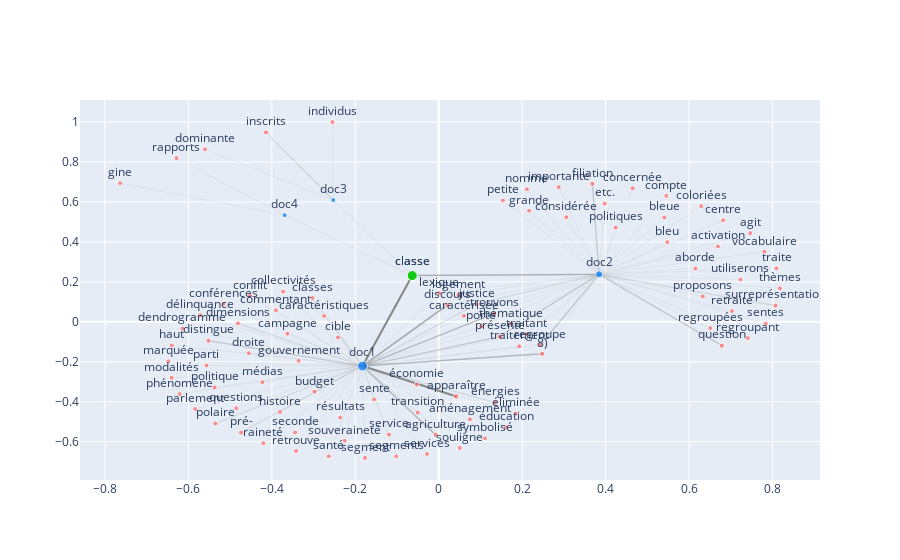

Notebook code cell kept with this figure:
### Code cell
plot_word_of_interest('classe')

### Figure 1 — Plotly figure (JSON) as saved in the notebook; plotly's stock layout.template omitted (floating-point values rounded to 4 significant figures)
{"data": [{"hoverinfo": "none", "line": {"color": "#888", "width": 1.429}, "mode": "lines", "opacity": 0.5286, "type": "scatter", "x": [0.2482, -0.1825], "y": [-0.1601, -0.2214]}, {"hoverinfo": "none", "line": {"color": "#888", "width": 1}, "mode": "lines", "opacity": 0.1, "type": "scatter", "x": [0.2482, 0.3845], "y": [-0.1601, 0.2378]}, {"hoverinfo": "none", "line": {"color": "#888", "width": 1}, "mode": "lines", "opacity": 0.1, "type": "scatter", "x": [0.6153, 0.3845], "y": [0.2671, 0.2378]}, {"hoverinfo": "none", "line": {"color": "#888", "width": 1}, "mode": "lines", "opacity": 0.1, "type": "scatter", "x": [0.6693, 0.3845], "y": [0.3779, 0.2378]}, {"hoverinfo": "none", "line": {"color": "#888", "width": 1}, "mode": "lines", "opacity": 0.1, "type": "scatter", "x": [0.7464, 0.3845], "y": [0.4441, 0.2378]}, {"hoverinfo": "none", "line": {"color": "#888", "width": 1.429}, "mode": "lines", "opacity": 0.5286, "type": "scatter", "x": [-0.007163, -0.1825], "y": [-0.5659, -0.2214]}, {"hoverinfo": "none", "line": {"color": "#888", "width": 1}, "mode": "lines", "opacity": 0.1, "type": "scatter", "x": [0.07469, -0.1825], "y": [-0.4882, -0.2214]}, {"hoverinfo": "none", "line": {"color": "#888", "width": 2}, "mode": "lines", "opacity": 1, "type": "scatter", "x": [0.04213, -0.1825], "y": [-0.3734, -0.2214]}, {"hoverinfo": "none", "line": {"color": "#888", "width": 1}, "mode": "lines", "opacity": 0.1, "type": "scatter", "x": [0.5479, 0.3845], "y": [0.3992, 0.2378]}, {"hoverinfo": "none", "line": {"color": "#888", "width": 1}, "mode": "lines", "opacity": 0.1, "type": "scatter", "x": [0.5409, 0.3845], "y": [0.5222, 0.2378]}, {"hoverinfo": "none", "line": {"color": "#888", "width": 1}, "mode": "lines", "opacity": 0.1, "type": "scatter", "x": [-0.2977, -0.1825], "y": [-0.3494, -0.2214]}, {"hoverinfo": "none", "line": {"color": "#888", "width": 1}, "mode": "lines", "opacity": 0.1, "type": "scatter", "x": [-0.3628, -0.1825], "y": [-0.05911, -0.2214]}, {"hoverinfo": "none", "line": {"color": "#888", "width": 1}, "mode": "lines", "opacity": 0.1, "type": "scatter", "x": [-0.2748, -0.1825], "y": [0.02907, -0.2214]}, {"hoverinfo": "none", "line": {"color": "#888", "width": 1}, "mode": "lines", "opacity": 0.1, "type": "scatter", "x": [0.06067, -0.1825], "y": [0.03011, -0.2214]}, {"hoverinfo": "none", "line": {"color": "#888", "width": 1}, "mode": "lines", "opacity": 0.1, "type": "scatter", "x": [0.06067, 0.3845], "y": [0.03011, 0.2378]}, {"hoverinfo": "none", "line": {"color": "#888", "width": 1}, "mode": "lines", "opacity": 0.1, "type": "scatter", "x": [0.6818, 0.3845], "y": [0.5087, 0.2378]}, {"hoverinfo": "none", "line": {"color": "#888", "width": 1}, "mode": "lines", "opacity": 0.1, "type": "scatter", "x": [-0.2414, -0.1825], "y": [-0.07805, -0.2214]}, {"hoverinfo": "none", "line": {"color": "#888", "width": 1.364}, "mode": "lines", "opacity": 0.4636, "type": "scatter", "x": [-0.06334, -0.1825], "y": [0.2317, -0.2214]}, {"hoverinfo": "none", "line": {"color": "#888", "width": 1.084}, "mode": "lines", "opacity": 0.1839, "type": "scatter", "x": [-0.06334, 0.3845], "y": [0.2317, 0.2378]}, {"hoverinfo": "none", "line": {"color": "#888", "width": 1.143}, "mode": "lines", "opacity": 0.2429, "type": "scatter", "x": [-0.3026, -0.1825], "y": [0.1192, -0.2214]}, {"hoverinfo": "none", "line": {"color": "#888", "width": 1}, "mode": "lines", "opacity": 0.1, "type": "scatter", "x": [-0.3729, -0.1825], "y": [0.1517, -0.2214]}, {"hoverinfo": "none", "line": {"color": "#888", "width": 1}, "mode": "lines", "opacity": 0.1, "type": "scatter", "x": [0.6294, 0.3845], "y": [0.579, 0.2378]}, {"hoverinfo": "none", "line": {"color": "#888", "width": 1}, "mode": "lines", "opacity": 0.1, "type": "scatter", "x": [-0.3903, -0.1825], "y": [0.0579, -0.2214]}, {"hoverinfo": "none", "line": {"color": "#888", "width": 1}, "mode": "lines", "opacity": 0.1, "type": "scatter", "x": [0.5457, 0.3845], "y": [0.6313, 0.2378]}, {"hoverinfo": "none", "line": {"color": "#888", "width": 1}, "mode": "lines", "opacity": 0.1, "type": "scatter", "x": [0.465, 0.3845], "y": [0.6691, 0.2378]}, {"hoverinfo": "none", "line": {"color": "#888", "width": 1}, "mode": "lines", "opacity": 0.1, "type": "scatter", "x": [-0.4521, -0.1825], "y": [0.1302, -0.2214]}, {"hoverinfo": "none", "line": {"color": "#888", "width": 1}, "mode": "lines", "opacity": 0.1, "type": "scatter", "x": [-0.5161, -0.1825], "y": [0.08913, -0.2214]}, {"hoverinfo": "none", "line": {"color": "#888", "width": 1}, "mode": "lines", "opacity": 0.1, "type": "scatter", "x": [0.3058, 0.3845], "y": [0.5237, 0.2378]}, {"hoverinfo": "none", "line": {"color": "#888", "width": 1}, "mode": "lines", "opacity": 0.1, "type": "scatter", "x": [-0.6142, -0.1825], "y": [-0.03314, -0.2214]}, {"hoverinfo": "none", "line": {"color": "#888", "width": 1.143}, "mode": "lines", "opacity": 0.2429, "type": "scatter", "x": [-0.4812, -0.1825], "y": [-0.007624, -0.2214]}, {"hoverinfo": "none", "line": {"color": "#888", "width": 1.571}, "mode": "lines", "opacity": 0.6714, "type": "scatter", "x": [0.02154, -0.1825], "y": [0.08466, -0.2214]}, {"hoverinfo": "none", "line": {"color": "#888", "width": 1}, "mode": "lines", "opacity": 0.1, "type": "scatter", "x": [0.02154, 0.3845], "y": [0.08466, 0.2378]}, {"hoverinfo": "none", "line": {"color": "#888", "width": 1.286}, "mode": "lines", "opacity": 0.3857, "type": "scatter", "x": [-0.552, -0.1825], "y": [-0.09431, -0.2214]}, {"hoverinfo": "none", "line": {"color": "#888", "width": 1}, "mode": "lines", "opacity": 0.1, "type": "scatter", "x": [-0.5603, -0.2527], "y": [0.8637, 0.61]}, {"hoverinfo": "none", "line": {"color": "#888", "width": 1}, "mode": "lines", "opacity": 0.1, "type": "scatter", "x": [-0.4549, -0.1825], "y": [-0.1569, -0.2214]}, {"hoverinfo": "none", "line": {"color": "#888", "width": 1}, "mode": "lines", "opacity": 0.1, "type": "scatter", "x": [-0.571, -0.1825], "y": [0.03365, -0.2214]}, {"hoverinfo": "none", "line": {"color": "#888", "width": 1}, "mode": "lines", "opacity": 0.1, "type": "scatter", "x": [0.3979, 0.3845], "y": [0.5923, 0.2378]}, {"hoverinfo": "none", "line": {"color": "#888", "width": 1.286}, "mode": "lines", "opacity": 0.3857, "type": "scatter", "x": [0.3683, 0.3845], "y": [0.6912, 0.2378]}, {"hoverinfo": "none", "line": {"color": "#888", "width": 1}, "mode": "lines", "opacity": 0.1, "type": "scatter", "x": [-0.7636, -0.3693], "y": [0.6945, 0.5339]}, {"hoverinfo": "none", "line": {"color": "#888", "width": 1}, "mode": "lines", "opacity": 0.1, "type": "scatter", "x": [-0.3358, -0.1825], "y": [-0.1954, -0.2214]}, {"hoverinfo": "none", "line": {"color": "#888", "width": 1}, "mode": "lines", "opacity": 0.1, "type": "scatter", "x": [0.2167, 0.3845], "y": [0.5563, 0.2378]}, {"hoverinfo": "none", "line": {"color": "#888", "width": 1}, "mode": "lines", "opacity": 0.1, "type": "scatter", "x": [-0.6398, -0.1825], "y": [-0.1179, -0.2214]}, {"hoverinfo": "none", "line": {"color": "#888", "width": 1}, "mode": "lines", "opacity": 0.1, "type": "scatter", "x": [-0.3804, -0.1825], "y": [-0.4512, -0.2214]}, {"hoverinfo": "none", "line": {"color": "#888", "width": 1}, "mode": "lines", "opacity": 0.1, "type": "scatter", "x": [0.2878, 0.3845], "y": [0.6744, 0.2378]}, {"hoverinfo": "none", "line": {"color": "#888", "width": 1}, "mode": "lines", "opacity": 0.1, "type": "scatter", "x": [-0.2545, -0.2527], "y": [1, 0.61]}, {"hoverinfo": "none", "line": {"color": "#888", "width": 1.143}, "mode": "lines", "opacity": 0.2429, "type": "scatter", "x": [-0.414, -0.2527], "y": [0.9484, 0.61]}, {"hoverinfo": "none", "line": {"color": "#888", "width": 1.143}, "mode": "lines", "opacity": 0.2429, "type": "scatter", "x": [0.09083, -0.1825], "y": [0.08931, -0.2214]}, {"hoverinfo": "none", "line": {"color": "#888", "width": 1.143}, "mode": "lines", "opacity": 0.2429, "type": "scatter", "x": [0.09083, 0.3845], "y": [0.08931, 0.2378]}, {"hoverinfo": "none", "line": {"color": "#888", "width": 1}, "mode": "lines", "opacity": 0.1, "type": "scatter", "x": [0.0011, -0.1825], "y": [0.1439, -0.2214]}, {"hoverinfo": "none", "line": {"color": "#888", "width": 1}, "mode": "lines", "opacity": 0.1, "type": "scatter", "x": [0.0011, 0.3845], "y": [0.1439, 0.2378]}, {"hoverinfo": "none", "line": {"color": "#888", "width": 1}, "mode": "lines", "opacity": 0.1, "type": "scatter", "x": [0.04742, -0.1825], "y": [0.1344, -0.2214]}, {"hoverinfo": "none", "line": {"color": "#888", "width": 1}, "mode": "lines", "opacity": 0.1, "type": "scatter", "x": [0.04742, 0.3845], "y": [0.1344, 0.2378]}, {"hoverinfo": "none", "line": {"color": "#888", "width": 1}, "mode": "lines", "opacity": 0.1, "type": "scatter", "x": [-0.6477, -0.1825], "y": [-0.1974, -0.2214]}, {"hoverinfo": "none", "line": {"color": "#888", "width": 1}, "mode": "lines", "opacity": 0.1, "type": "scatter", "x": [-0.6401, -0.1825], "y": [-0.2801, -0.2214]}, {"hoverinfo": "none", "line": {"color": "#888", "width": 1}, "mode": "lines", "opacity": 0.1, "type": "scatter", "x": [-0.4225, -0.1825], "y": [-0.3023, -0.2214]}, {"hoverinfo": "none", "line": {"color": "#888", "width": 1}, "mode": "lines", "opacity": 0.1, "type": "scatter", "x": [0.2115, 0.3845], "y": [0.6641, 0.2378]}, {"hoverinfo": "none", "line": {"color": "#888", "width": 1}, "mode": "lines", "opacity": 0.1, "type": "scatter", "x": [-0.5836, -0.1825], "y": [-0.4362, -0.2214]}, {"hoverinfo": "none", "line": {"color": "#888", "width": 1}, "mode": "lines", "opacity": 0.1, "type": "scatter", "x": [-0.5566, -0.1825], "y": [-0.2181, -0.2214]}, {"hoverinfo": "none", "line": {"color": "#888", "width": 1}, "mode": "lines", "opacity": 0.1, "type": "scatter", "x": [0.1538, 0.3845], "y": [0.6073, 0.2378]}, {"hoverinfo": "none", "line": {"color": "#888", "width": 1}, "mode": "lines", "opacity": 0.1, "type": "scatter", "x": [-0.6208, -0.1825], "y": [-0.3613, -0.2214]}, {"hoverinfo": "none", "line": {"color": "#888", "width": 1.143}, "mode": "lines", "opacity": 0.2429, "type": "scatter", "x": [-0.5353, -0.1825], "y": [-0.5088, -0.2214]}, {"hoverinfo": "none", "line": {"color": "#888", "width": 1}, "mode": "lines", "opacity": 0.1, "type": "scatter", "x": [-0.5369, -0.1825], "y": [-0.3283, -0.2214]}, {"hoverinfo": "none", "line": {"color": "#888", "width": 1}, "mode": "lines", "opacity": 0.1, "type": "scatter", "x": [0.424, 0.3845], "y": [0.472, 0.2378]}, {"hoverinfo": "none", "line": {"color": "#888", "width": 1}, "mode": "lines", "opacity": 0.1, "type": "scatter", "x": [0.1022, -0.1825], "y": [-0.0228, -0.2214]}, {"hoverinfo": "none", "line": {"color": "#888", "width": 1}, "mode": "lines", "opacity": 0.1, "type": "scatter", "x": [0.1022, 0.3845], "y": [-0.0228, 0.2378]}, {"hoverinfo": "none", "line": {"color": "#888", "width": 1}, "mode": "lines", "opacity": 0.1, "type": "scatter", "x": [0.6329, 0.3845], "y": [0.1275, 0.2378]}, {"hoverinfo": "none", "line": {"color": "#888", "width": 1.143}, "mode": "lines", "opacity": 0.2429, "type": "scatter", "x": [-0.4737, -0.1825], "y": [-0.5546, -0.2214]}, {"hoverinfo": "none", "line": {"color": "#888", "width": 1.286}, "mode": "lines", "opacity": 0.3857, "type": "scatter", "x": [0.1467, -0.1825], "y": [-0.0734, -0.2214]}, {"hoverinfo": "none", "line": {"color": "#888", "width": 1.286}, "mode": "lines", "opacity": 0.3857, "type": "scatter", "x": [0.1467, 0.3845], "y": [-0.0734, 0.2378]}, {"hoverinfo": "none", "line": {"color": "#888", "width": 1.286}, "mode": "lines", "opacity": 0.3857, "type": "scatter", "x": [0.6786, 0.3845], "y": [-0.1192, 0.2378]}, {"hoverinfo": "none", "line": {"color": "#888", "width": 1}, "mode": "lines", "opacity": 0.1, "type": "scatter", "x": [-0.485, -0.1825], "y": [-0.4324, -0.2214]}, {"hoverinfo": "none", "line": {"color": "#888", "width": 1}, "mode": "lines", "opacity": 0.1, "type": "scatter", "x": [-0.4204, -0.1825], "y": [-0.6075, -0.2214]}, {"hoverinfo": "none", "line": {"color": "#888", "width": 1}, "mode": "lines", "opacity": 0.1, "type": "scatter", "x": [-0.6286, -0.3693], "y": [0.8203, 0.5339]}, {"hoverinfo": "none", "line": {"color": "#888", "width": 1}, "mode": "lines", "opacity": 0.1, "type": "scatter", "x": [0.741, 0.3845], "y": [-0.08138, 0.2378]}, {"hoverinfo": "none", "line": {"color": "#888", "width": 1}, "mode": "lines", "opacity": 0.1, "type": "scatter", "x": [0.2434, -0.1825], "y": [-0.1159, -0.2214]}, {"hoverinfo": "none", "line": {"color": "#888", "width": 1.286}, "mode": "lines", "opacity": 0.3857, "type": "scatter", "x": [0.2434, 0.3845], "y": [-0.1159, 0.2378]}, {"hoverinfo": "none", "line": {"color": "#888", "width": 1}, "mode": "lines", "opacity": 0.1, "type": "scatter", "x": [0.6513, 0.3845], "y": [-0.03145, 0.2378]}, {"hoverinfo": "none", "line": {"color": "#888", "width": 1}, "mode": "lines", "opacity": 0.1, "type": "scatter", "x": [0.7029, 0.3845], "y": [0.05399, 0.2378]}, {"hoverinfo": "none", "line": {"color": "#888", "width": 1}, "mode": "lines", "opacity": 0.1, "type": "scatter", "x": [-0.3418, -0.1825], "y": [-0.6466, -0.2214]}, {"hoverinfo": "none", "line": {"color": "#888", "width": 1}, "mode": "lines", "opacity": 0.1, "type": "scatter", "x": [-0.2359, -0.1825], "y": [-0.4794, -0.2214]}, {"hoverinfo": "none", "line": {"color": "#888", "width": 1}, "mode": "lines", "opacity": 0.1, "type": "scatter", "x": [-0.2635, -0.1825], "y": [-0.6731, -0.2214]}, {"hoverinfo": "none", "line": {"color": "#888", "width": 1}, "mode": "lines", "opacity": 0.1, "type": "scatter", "x": [-0.3443, -0.1825], "y": [-0.5544, -0.2214]}, {"hoverinfo": "none", "line": {"color": "#888", "width": 1}, "mode": "lines", "opacity": 0.1, "type": "scatter", "x": [-0.1766, -0.1825], "y": [-0.6811, -0.2214]}, {"hoverinfo": "none", "line": {"color": "#888", "width": 1}, "mode": "lines", "opacity": 0.1, "type": "scatter", "x": [-0.1016, -0.1825], "y": [-0.6731, -0.2214]}, {"hoverinfo": "none", "line": {"color": "#888", "width": 1}, "mode": "lines", "opacity": 0.1, "type": "scatter", "x": [-0.155, -0.1825], "y": [-0.3882, -0.2214]}, {"hoverinfo": "none", "line": {"color": "#888", "width": 1}, "mode": "lines", "opacity": 0.1, "type": "scatter", "x": [0.7842, 0.3845], "y": [-0.008276, 0.2378]}, {"hoverinfo": "none", "line": {"color": "#888", "width": 1}, "mode": "lines", "opacity": 0.1, "type": "scatter", "x": [-0.1192, -0.1825], "y": [-0.5643, -0.2214]}, {"hoverinfo": "none", "line": {"color": "#888", "width": 1}, "mode": "lines", "opacity": 0.1, "type": "scatter", "x": [-0.02805, -0.1825], "y": [-0.6613, -0.2214]}, {"hoverinfo": "none", "line": {"color": "#888", "width": 1}, "mode": "lines", "opacity": 0.1, "type": "scatter", "x": [0.05025, -0.1825], "y": [-0.6315, -0.2214]}, {"hoverinfo": "none", "line": {"color": "#888", "width": 1}, "mode": "lines", "opacity": 0.1, "type": "scatter", "x": [-0.2253, -0.1825], "y": [-0.5952, -0.2214]}, {"hoverinfo": "none", "line": {"color": "#888", "width": 1.143}, "mode": "lines", "opacity": 0.2429, "type": "scatter", "x": [0.8072, 0.3845], "y": [0.08123, 0.2378]}, {"hoverinfo": "none", "line": {"color": "#888", "width": 1}, "mode": "lines", "opacity": 0.1, "type": "scatter", "x": [0.1109, -0.1825], "y": [-0.5834, -0.2214]}, {"hoverinfo": "none", "line": {"color": "#888", "width": 1}, "mode": "lines", "opacity": 0.1, "type": "scatter", "x": [0.8178, 0.3845], "y": [0.1678, 0.2378]}, {"hoverinfo": "none", "line": {"color": "#888", "width": 1}, "mode": "lines", "opacity": 0.1, "type": "scatter", "x": [0.1729, -0.1825], "y": [-0.009423, -0.2214]}, {"hoverinfo": "none", "line": {"color": "#888", "width": 1}, "mode": "lines", "opacity": 0.1, "type": "scatter", "x": [0.1729, 0.3845], "y": [-0.009423, 0.2378]}, {"hoverinfo": "none", "line": {"color": "#888", "width": 1}, "mode": "lines", "opacity": 0.1, "type": "scatter", "x": [0.2109, -0.1825], "y": [-0.0613, -0.2214]}, {"hoverinfo": "none", "line": {"color": "#888", "width": 1}, "mode": "lines", "opacity": 0.1, "type": "scatter", "x": [0.2109, 0.3845], "y": [-0.0613, 0.2378]}, {"hoverinfo": "none", "line": {"color": "#888", "width": 1}, "mode": "lines", "opacity": 0.1, "type": "scatter", "x": [0.8098, 0.3845], "y": [0.2676, 0.2378]}, {"hoverinfo": "none", "line": {"color": "#888", "width": 1}, "mode": "lines", "opacity": 0.1, "type": "scatter", "x": [0.193, -0.1825], "y": [-0.1228, -0.2214]}, {"hoverinfo": "none", "line": {"color": "#888", "width": 1}, "mode": "lines", "opacity": 0.1, "type": "scatter", "x": [0.193, 0.3845], "y": [-0.1228, 0.2378]}, {"hoverinfo": "none", "line": {"color": "#888", "width": 1}, "mode": "lines", "opacity": 0.1, "type": "scatter", "x": [-0.05017, -0.1825], "y": [-0.4545, -0.2214]}, {"hoverinfo": "none", "line": {"color": "#888", "width": 1.429}, "mode": "lines", "opacity": 0.5286, "type": "scatter", "x": [0.1326, -0.1825], "y": [0.04095, -0.2214]}, {"hoverinfo": "none", "line": {"color": "#888", "width": 1}, "mode": "lines", "opacity": 0.1, "type": "scatter", "x": [0.1326, 0.3845], "y": [0.04095, 0.2378]}, {"hoverinfo": "none", "line": {"color": "#888", "width": 1}, "mode": "lines", "opacity": 0.1, "type": "scatter", "x": [0.7232, 0.3845], "y": [0.2121, 0.2378]}, {"hoverinfo": "none", "line": {"color": "#888", "width": 1}, "mode": "lines", "opacity": 0.1, "type": "scatter", "x": [0.7808, 0.3845], "y": [0.3514, 0.2378]}, {"hoverinfo": "none", "line": {"color": "#888", "width": 1}, "mode": "lines", "opacity": 0.1, "type": "scatter", "x": [-0.05273, -0.1825], "y": [-0.3142, -0.2214]}, {"hoverinfo": "none", "line": {"color": "#888", "width": 1}, "mode": "lines", "opacity": 0.1, "type": "scatter", "x": [0.1615, -0.1825], "y": [-0.528, -0.2214]}, {"hoverinfo": "none", "line": {"color": "#888", "width": 1}, "mode": "lines", "opacity": 0.1, "type": "scatter", "x": [0.1847, -0.1825], "y": [-0.4588, -0.2214]}, {"hoverinfo": "none", "line": {"color": "#888", "width": 1.143}, "mode": "lines", "opacity": 0.2429, "type": "scatter", "x": [0.1353, -0.1825], "y": [-0.4043, -0.2214]}, {"hoverinfo": "none", "line": {"color": "#888", "width": 2}, "mode": "lines", "opacity": 1, "type": "scatter", "x": [-0.06334, -0.1825], "y": [0.2317, -0.2214]}, {"hoverinfo": "none", "line": {"color": "#888", "width": 1.441}, "mode": "lines", "opacity": 0.5406, "type": "scatter", "x": [-0.06334, 0.3845], "y": [0.2317, 0.2378]}, {"hoverinfo": "none", "line": {"color": "#888", "width": 1.014}, "mode": "lines", "opacity": 0.114, "type": "scatter", "x": [-0.06334, -0.2527], "y": [0.2317, 0.61]}, {"hoverinfo": "none", "line": {"color": "#888", "width": 1}, "mode": "lines", "opacity": 0.1, "type": "scatter", "x": [-0.06334, -0.3693], "y": [0.2317, 0.5339]}, {"marker": {"color": ["rgb(255,102,102)", "rgb(255,102,102)", "rgb(255,102,102)", "rgb(255,102,102)", "rgb(255,102,102)", "rgb(255,102,102)", "rgb(255,102,102)", "rgb(255,102,102)", "rgb(255,102,102)", "rgb(255,102,102)", "rgb(255,102,102)", "rgb(255,102,102)", "rgb(255,102,102)", "rgb(255,102,102)", "rgb(255,102,102)", "rgb(0,204,0)", "rgb(0,204,0)", "rgb(255,102,102)", "rgb(255,102,102)", "rgb(255,102,102)", "rgb(255,102,102)", "rgb(255,102,102)", "rgb(255,102,102)", "rgb(255,102,102)", "rgb(255,102,102)", "rgb(255,102,102)", "rgb(255,102,102)", "rgb(255,102,102)", "rgb(255,102,102)", "rgb(255,102,102)", "rgb(0,128,255)", "rgb(0,128,255)", "rgb(0,128,255)", "rgb(0,128,255)", "rgb(255,102,102)", "rgb(255,102,102)", "rgb(255,102,102)", "rgb(255,102,102)", "rgb(255,102,102)", "rgb(255,102,102)", "rgb(255,102,102)", "rgb(255,102,102)", "rgb(255,102,102)", "rgb(255,102,102)", "rgb(255,102,102)", "rgb(255,102,102)", "rgb(255,102,102)", "rgb(255,102,102)", "rgb(255,102,102)", "rgb(255,102,102)", "rgb(255,102,102)", "rgb(255,102,102)", "rgb(255,102,102)", "rgb(255,102,102)", "rgb(255,102,102)", "rgb(255,102,102)", "rgb(255,102,102)", "rgb(255,102,102)", "rgb(255,102,102)", "rgb(255,102,102)", "rgb(255,102,102)", "rgb(255,102,102)", "rgb(255,102,102)", "rgb(255,102,102)", "rgb(255,102,102)", "rgb(255,102,102)", "rgb(255,102,102)", "rgb(255,102,102)", "rgb(255,102,102)", "rgb(255,102,102)", "rgb(255,102,102)", "rgb(255,102,102)", "rgb(255,102,102)", "rgb(255,102,102)", "rgb(255,102,102)", "rgb(255,102,102)", "rgb(255,102,102)", "rgb(255,102,102)", "rgb(255,102,102)", "rgb(255,102,102)", "rgb(255,102,102)", "rgb(255,102,102)", "rgb(255,102,102)", "rgb(255,102,102)", "rgb(255,102,102)", "rgb(255,102,102)", "rgb(255,102,102)", "rgb(255,102,102)", "rgb(255,102,102)", "rgb(255,102,102)", "rgb(255,102,102)", "rgb(255,102,102)", "rgb(255,102,102)", "rgb(255,102,102)", "rgb(255,102,102)", "rgb(255,102,102)", "rgb(255,102,102)", "rgb(255,102,102)", "rgb(255,102,102)", "rgb(255,102,102)"], "size": [5.299, 5, 5, 5, 5.224, 5, 5.522, 5, 5, 5, 5, 5, 5.075, 5, 5, 10, 10, 5.075, 5, 5, 5, 5, 5, 5, 5, 5, 5, 5.075, 5.373, 5.149, 10, 7.203, 5.07, 5, 5, 5, 5, 5, 5.149, 5, 5, 5, 5, 5, 5, 5, 5.075, 5.224, 5.075, 5.075, 5, 5, 5, 5, 5, 5, 5, 5, 5.075, 5, 5, 5.075, 5, 5.075, 5.373, 5.149, 5, 5, 5, 5, 5.224, 5, 5, 5, 5, 5, 5, 5, 5, 5, 5, 5, 5, 5, 5, 5.075, 5, 5, 5.075, 5.075, 5, 5.075, 5, 5.299, 5, 5, 5, 5, 5, 5.075]}, "mode": "markers+text", "text": ["8)", "aborde", "activation", "agit", "agriculture", "aménagement", "apparaître", "bleu", "bleue", "budget", "campagne", "caractéristiques", "caractérisée", "centre", "cible", "classe", "classe", "classes", "collectivités", "coloriées", "commentant", "compte", "concernée", "conflit", "conférences", "considérée", "dendrogramme", "dimensions", "discours", "distingue", "doc1", "doc2", "doc3", "doc4", "dominante", "droite", "délinquance", "etc.", "filiation", "gine", "gouvernement", "grande", "haut", "histoire", "importante", "individus", "inscrits", "justice", "lexique", "logement", "marquée", "modalités", "médias", "nomme", "parlement", "parti", "petite", "phénomène", "polaire", "politique", "politiques", "porte", "proposons", "pré-", "présente", "question", "questions", "raineté", "rapports", "regroupant", "regroupe", "regroupées", "retraite", "retrouve", "résultats", "santé", "seconde", "segment", "segments", "sente", "sentes", "service", "services", "souligne", "souveraineté", "surreprésentation", "symbolisé", "thèmes", "thématique", "traitant", "traite", "traitement", "transition", "trouvons", "utiliserons", "vocabulaire", "économie", "éducation", "éliminée", "énergies"], "textposition": "top center", "type": "scatter", "x": [0.2482, 0.6153, 0.6693, 0.7464, -0.007163, 0.07469, 0.04213, 0.5479, 0.5409, -0.2977, -0.3628, -0.2748, 0.06067, 0.6818, -0.2414, -0.06334, -0.06334, -0.3026, -0.3729, 0.6294, -0.3903, 0.5457, 0.465, -0.4521, -0.5161, 0.3058, -0.6142, -0.4812, 0.02154, -0.552, -0.1825, 0.3845, -0.2527, -0.3693, -0.5603, -0.4549, -0.571, 0.3979, 0.3683, -0.7636, -0.3358, 0.2167, -0.6398, -0.3804, 0.2878, -0.2545, -0.414, 0.09083, 0.0011, 0.04742, -0.6477, -0.6401, -0.4225, 0.2115, -0.5836, -0.5566, 0.1538, -0.6208, -0.5353, -0.5369, 0.424, 0.1022, 0.6329, -0.4737, 0.1467, 0.6786, -0.485, -0.4204, -0.6286, 0.741, 0.2434, 0.6513, 0.7029, -0.3418, -0.2359, -0.2635, -0.3443, -0.1766, -0.1016, -0.155, 0.7842, -0.1192, -0.02805, 0.05025, -0.2253, 0.8072, 0.1109, 0.8178, 0.1729, 0.2109, 0.8098, 0.193, -0.05017, 0.1326, 0.7232, 0.7808, -0.05273, 0.1615, 0.1847, 0.1353], "y": [-0.1601, 0.2671, 0.3779, 0.4441, -0.5659, -0.4882, -0.3734, 0.3992, 0.5222, -0.3494, -0.05911, 0.02907, 0.03011, 0.5087, -0.07805, 0.2317, 0.2317, 0.1192, 0.1517, 0.579, 0.0579, 0.6313, 0.6691, 0.1302, 0.08913, 0.5237, -0.03314, -0.007624, 0.08466, -0.09431, -0.2214, 0.2378, 0.61, 0.5339, 0.8637, -0.1569, 0.03365, 0.5923, 0.6912, 0.6945, -0.1954, 0.5563, -0.1179, -0.4512, 0.6744, 1, 0.9484, 0.08931, 0.1439, 0.1344, -0.1974, -0.2801, -0.3023, 0.6641, -0.4362, -0.2181, 0.6073, -0.3613, -0.5088, -0.3283, 0.472, -0.0228, 0.1275, -0.5546, -0.0734, -0.1192, -0.4324, -0.6075, 0.8203, -0.08138, -0.1159, -0.03145, 0.05399, -0.6466, -0.4794, -0.6731, -0.5544, -0.6811, -0.6731, -0.3882, -0.008276, -0.5643, -0.6613, -0.6315, -0.5952, 0.08123, -0.5834, 0.1678, -0.009423, -0.0613, 0.2676, -0.1228, -0.4545, 0.04095, 0.2121, 0.3514, -0.3142, -0.528, -0.4588, -0.4043]}], "layout": {"autosize": true, "showlegend": false, "xaxis": {"autorange": true, "range": [-0.8615, 0.9158], "type": "linear"}, "yaxis": {"autorange": true, "range": [-0.8119, 1.131], "type": "linear"}}}
